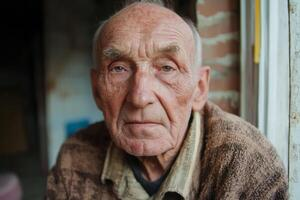
#> input picture input_images/mayor.jpeg, 300 x 200 px
$ python -i haar_detector.py   (imports and definitions only)
#> lines starting #> are read from the running program, lines starting #| are printed output that depends on the picture
#> further down, picture is the input picture: shape (200, 300, 3); mean B, G, R 85.9, 94.6, 104.8
# core/haar_detector.py
import cv2
import numpy as np
from typing import Tuple

def _load_haar():
    try:
        path = cv2.data.haarcascades + "haarcascade_frontalface_default.xml"
        clf = cv2.CascadeClassifier(path)
        if clf.empty():
            return None
        return clf
    except Exception:
        return None

def detect_face_bbox(img) -> Tuple[Tuple[int,int,int,int], bool]:
    gray = cv2.cvtColor(img, cv2.COLOR_BGR2GRAY)
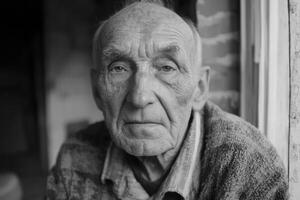
#> gray: shape (200, 300); min 0, max 224, mean 96.7
    clf = _load_haar()
    if clf is not None:
        faces = clf.detectMultiScale(gray, 1.1, 5, minSize=(80, 80))
#> faces = [[75, 14, 134, 134]]
        if len(faces) > 0:
            x,y,w,h = sorted(faces, key=lambda r: r[2]*r[3], reverse=True)[0]
#> x = 75; y = 14; w = 134; h = 134
            return (x,y,w,h), True

    # Fallback: naive skin box
    hsv = cv2.cvtColor(img, cv2.COLOR_BGR2HSV)
    lower1 = (0, 30, 50); upper1 = (25, 200, 255)
    lower2 = (160, 30, 50); upper2 = (179, 200, 255)
    mask = cv2.inRange(hsv, lower1, upper1) | cv2.inRange(hsv, lower2, upper2)
    mask = cv2.medianBlur(mask, 7)
    mask = cv2.morphologyEx(mask, cv2.MORPH_OPEN, np.ones((5,5), np.uint8), iterations=1)
    cnts, _ = cv2.findContours(mask, cv2.RETR_EXTERNAL, cv2.CHAIN_APPROX_SIMPLE)
    if not cnts:
        H, W = img.shape[:2]
        return (int(W*0.2), int(H*0.2), int(W*0.6), int(H*0.6)), False
    c = max(cnts, key=cv2.contourArea)
    x,y,w,h = cv2.boundingRect(c)
    return (x,y,w,h), False

def build_skin_mask(img, face_rect):
    x,y,w,h = face_rect
    roi = img[y:y+h, x:x+w]
    hsv = cv2.cvtColor(roi, cv2.COLOR_BGR2HSV)
    lower1 = (0, 15, 50); upper1 = (25, 180, 255)
    lower2 = (160, 15, 50); upper2 = (179, 180, 255)
    mask = cv2.inRange(hsv, lower1, upper1) | cv2.inRange(hsv, lower2, upper2)
    mask = cv2.medianBlur(mask, 7)
    mask = cv2.morphologyEx(mask, cv2.MORPH_OPEN, np.ones((5,5), np.uint8), iterations=1)
    full = np.zeros(img.shape[:2], np.uint8)
    full[y:y+h, x:x+w] = mask
    return full

def eyes_lips_templates(face_rect, img_shape):
    x,y,w,h = face_rect
    H, W = img_shape[:2]
    eyes = np.zeros((H,W), np.uint8)
    lips = np.zeros((H,W), np.uint8)
    nl   = np.zeros((H,W), np.uint8)

    ey_y1 = y + int(0.25*h); ey_y2 = y + int(0.45*h)
    ey_x1 = x + int(0.15*w); ey_x2 = x + int(0.85*w)
    eyes[ey_y1:ey_y2, ey_x1:ey_x2] = 255

    lp_y1 = y + int(0.65*h); lp_y2 = y + int(0.80*h)
    lp_x1 = x + int(0.25*w); lp_x2 = x + int(0.75*w)
    lips[lp_y1:lp_y2, lp_x1:lp_x2] = 255

    nl_y1 = y + int(0.40*h); nl_y2 = y + int(0.70*h)
    nl_x1 = x + int(0.15*w); nl_x2 = x + int(0.85*w)
    nl[nl_y1:nl_y2, nl_x1:nl_x2] = 255

    return eyes, lips, nl

>>> import cv2
>>> picture = cv2.imread('../input_images/mayor.jpeg')
>>> result = detect_face_bbox(picture)
#> result = ((75, 14, 134, 134), True)

$ run again, on input_images/old_person.jpg
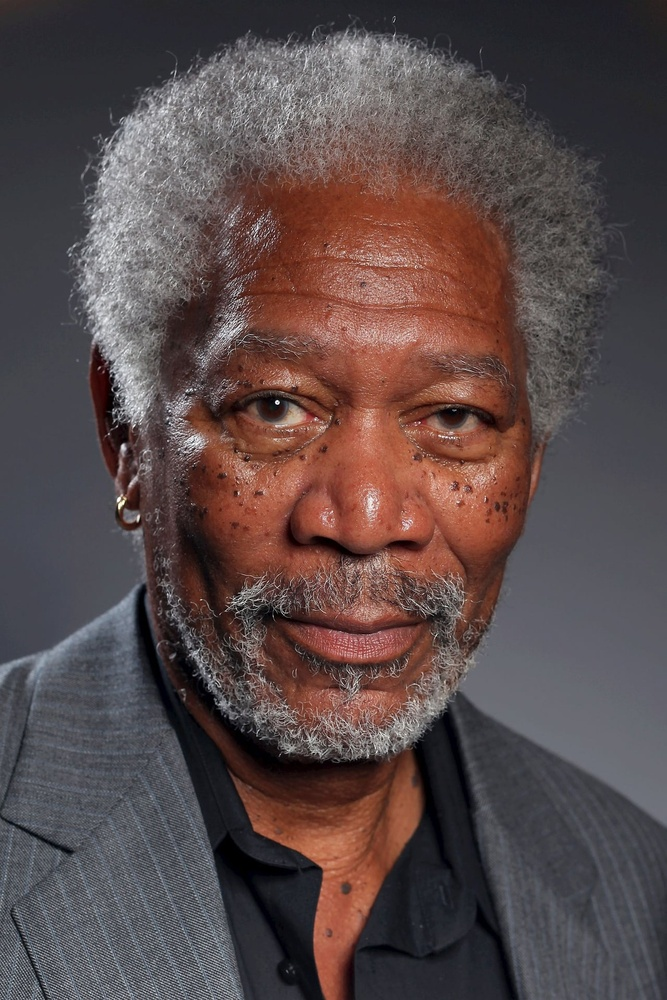
#> input picture input_images/old_person.jpg, 667 x 1000 px, shrunk from 1280 x 1920 before the run
#> picture is the input picture: shape (1000, 667, 3); mean B, G, R 73.6, 73.8, 89.1
#> in detect_face_bbox, `gray = cv2.cvtColor(img, cv2.COLOR_BGR2GRAY)`:
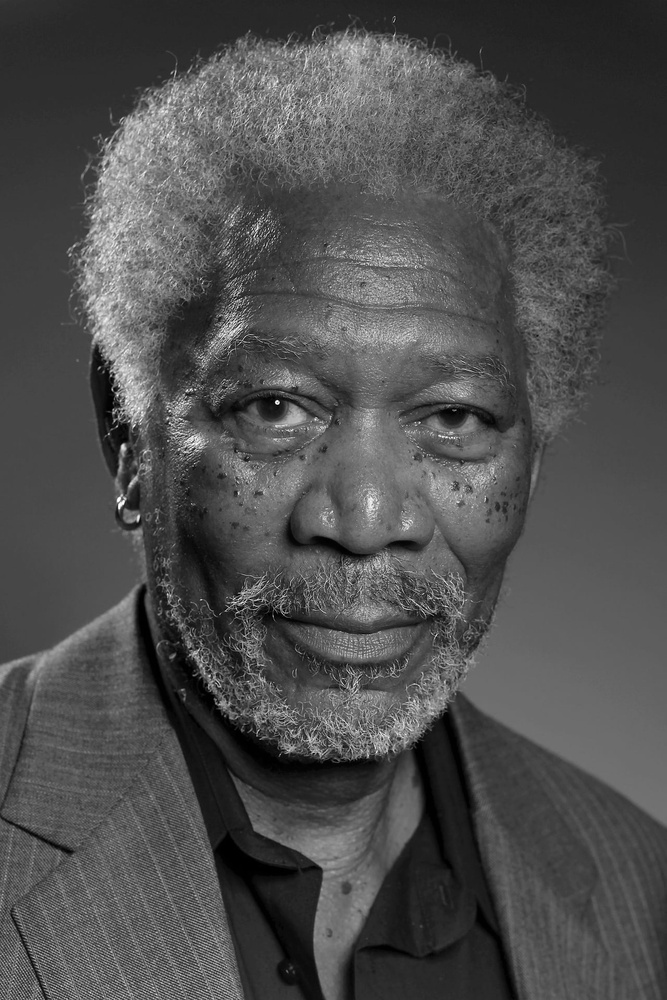
#> gray: shape (1000, 667); min 0, max 255, mean 78.3
#> faces = [[143, 234, 428, 428]]
#> x = 143; y = 234; w = 428
#> result = ((143, 234, 428, 428), True)

$ run again, on input_images/persona1.jpg
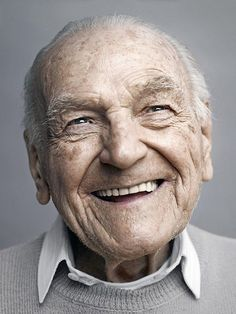
#> input picture input_images/persona1.jpg, 236 x 314 px
#> picture is the input picture: shape (314, 236, 3); mean B, G, R 139.9, 142.8, 150.9
#> in detect_face_bbox, `gray = cv2.cvtColor(img, cv2.COLOR_BGR2GRAY)`:
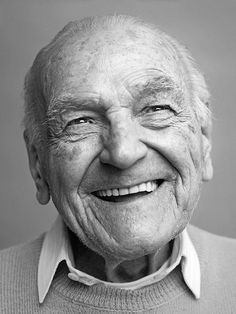
#> gray: shape (314, 236); min 0, max 255, mean 144.9
#> faces = [[24, 38, 192, 192]]
#> x = 24; y = 38; w = 192
#> result = ((24, 38, 192, 192), True)
